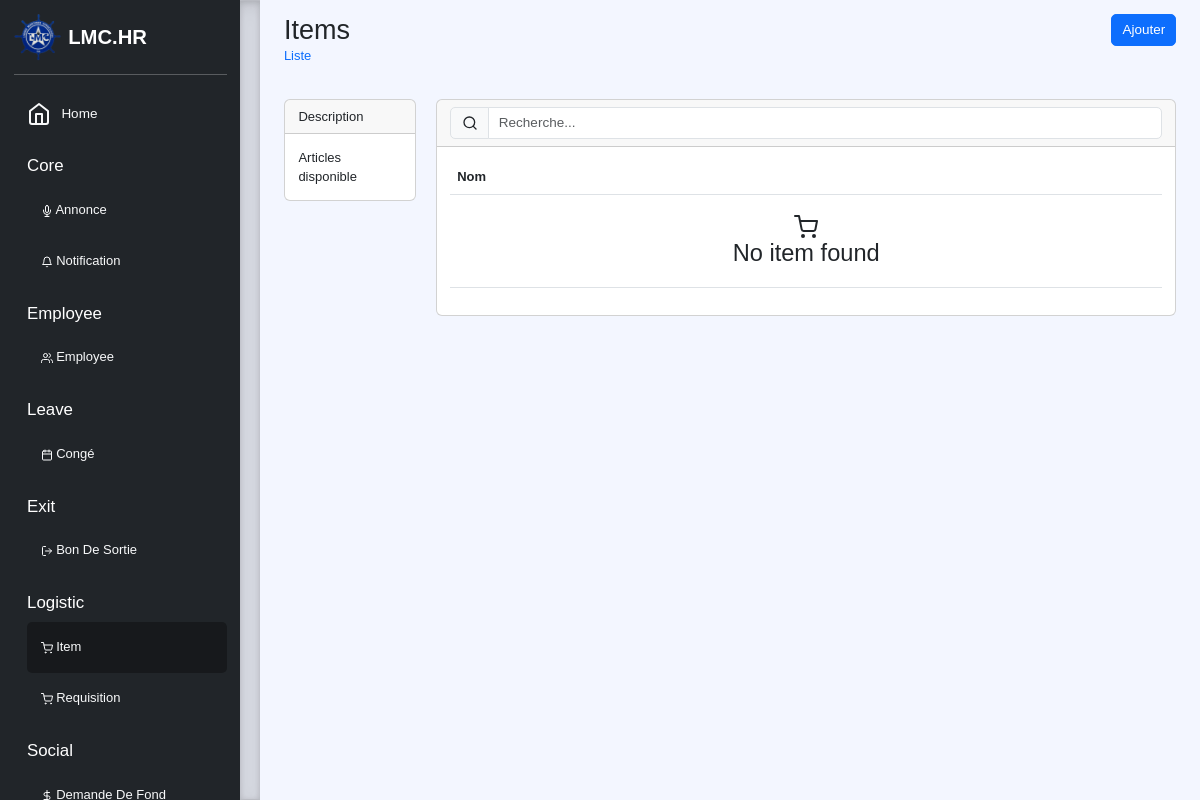
The page /list/logistic/item (signed in) on the database as committed earlier.
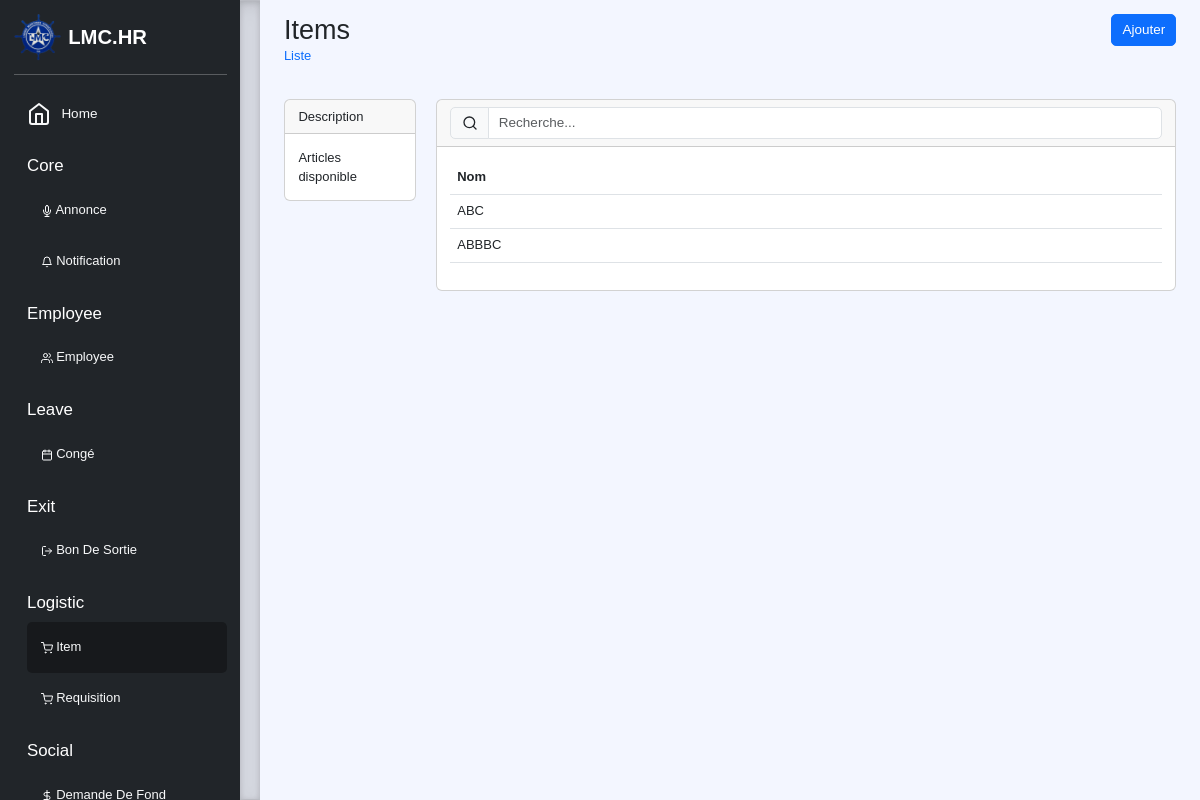
The same page on the database as committed later.
### logistic/models.py (models this page shows, shortened)
class Item(models.Model):
    name = models.CharField(verbose_name='Nom', max_length=150)
    conf = {
        'icon': 'shopping-cart',
        'description': 'Articles disponible',
        'entry': reverse_lazy('core:list', kwargs={'app': 'logistic', 'model': 'item'}),
        'list': {
            'display': [('name', 'Nom')],
            'action': [{
                'method': 'GET',
                'href': reverse_lazy('core:create', kwargs={'app': 'logistic', 'model': 'item'}),
                'class': 'btn btn-primary',
                'title': 'Ajouter'
            }]
        },
        'change': {
            'form': {
                'fields': ['name'],
                'inlines': []
            },
            'action': [{
                'method': 'GET',
                'href': reverse_lazy('core:delete', kwargs={'app': 'logistic', 'model': 'item'}),
                'class': 'btn btn-danger',
                'title': 'Delete',
                'condition': 'True'
            }]
        },
        'create': {
            'form': {
                'fields': ['name'],
                'inlines': []
            }
        },
    }

### core/views.py (the view, shortened to what this page needs)
# urls.py: path('list/<str:app>/<str:model>', List.as_view(), name='list'),
class List(LoginRequiredMixin, View):
    def get(self, request, app, model):
        model = apps.get_model(app, model_name=model)
        query = {}
        fields = {'filter': getattr(model, 'conf', {}).get('list', {}).get('filter', [])}
        _query = query.copy()
        for key, value in _query.items():
            if request.user.has_perm(f'{app}.view_all_{model._meta.model_name}_in_{key.split("__")[-1]}') and key in query:
                query.pop(key, None)
                query.pop('created_by', None)
        qs = model.objects.select_related().filter(**query)
        _filter = filterset_factory(model, **fields)(request.GET, queryset=qs)
        filter_form = _filter.form
        qs = _filter.qs
        qs = Paginator(qs, 25)
        qs = qs.page(request.GET.get('page', 1))
        return render(request, f'{self.__class__.__name__.lower()}.html', locals())

### core/filters.py (called while the page is built)
def filterset_factory(model, filter="__all__"):
    meta = type(str("Meta"), (object,), {"model": model, "fields": filter})
    filterset = type(str("%sFilterSet" % model._meta.object_name), (AdvanceFilterSet,), {"Meta": meta})
    return filterset

### core/templatetags/core.py (called while the page is built)
@register.filter(name='getattr')
def getter(obj, field):
    return getattr(obj, field, None)

### employee/models.py (called while the page is built)
    def full_name(self):
        return f"{self.last_name} {self.first_name}"

### templates/list.html (shortened to what the changed rows need)
{% extends 'base.html' %}
{% load core %}
{% load crispy_forms_tags %}
{% block content %}
<div class="container-fluid">
    <div class="row">
        <div class="col">
            <h2 class="m-0">{{ model|getattr:'_meta'|getattr:'verbose_name_plural'|title }}</h2>
        </div>
        <div class="col text-end">
            {% for btn in model.conf.list.action %}
                {% if btn.method == 'GET' %}
                    <a href="{{ btn.href }}?{% for key, value in request.GET.items %}{{ key }}={{ value }}{% endfor %}" class="{{ btn.class }}">{{ btn.title }}</a>
                {% elif btn.method == 'POST' %}
                    <form action="{{ btn.href }}" method="{{ btn.method }}" style="display: initial">
                        {% csrf_token %}
                        {% for key, value in btn.values.items %}<input type="hidden" name="{{ key }}" value="{{ value }}">{% endfor %}
                        <button type="submit" class="{{ btn.class }}">{{ btn.title }}</button>
                    </form>
                {% endif %}
            {% endfor %}
        </div>
    </div>
    <div class="row mt-4">
        <div class="col">
            <div class="card">
                <div class="card-body">
                    <table class="table table-hover table-responsive">
                        <thead>
                            <tr>
                                {% for field in model.conf.list.display %}
                                    <th class="fw-bolder">{{ field.1 }}</th>
                                {% endfor %}
                            </tr>
                        </thead>
                        <tbody>
                            {% for obj in qs %}<tr data-url='{% url 'core:change' model|getattr:'_meta'|getattr:'app_label' model|getattr:'_meta'|getattr:'model_name' %}?pk={{ obj.id }}'>
                                {% for field in model.conf.list.display %}
                                    <td>{{ obj|getattr:field.0 }}</td>
                                {% endfor %}</tr>
                            {% empty %}
                            <tr>
                                <td colspan="{{ model.conf.list.display|length }}" class="text-center">
                                    <i data-feather="{{ model.conf.icon }}" class="mt-3"></i>
                                    <h3 class="m-0 mb-3">No {{ model|getattr:'_meta'|getattr:'verbose_name' }} found</h3>
                                </td>
                            </tr>
                            {% endfor %}
                        </tbody>
                    </table>
                </div>
            </div>
        </div>
    </div>
</div>
{% endblock %}

Rows that differ between the two databases and show on the page:
added Item: display "ABC"
added Item: display "ABBBC"
Other text that changed with them:
{{ model|getattr:'_meta'|getattr:'verbose_name' }}: "item" → (not shown)
text no longer shown: "No found"
